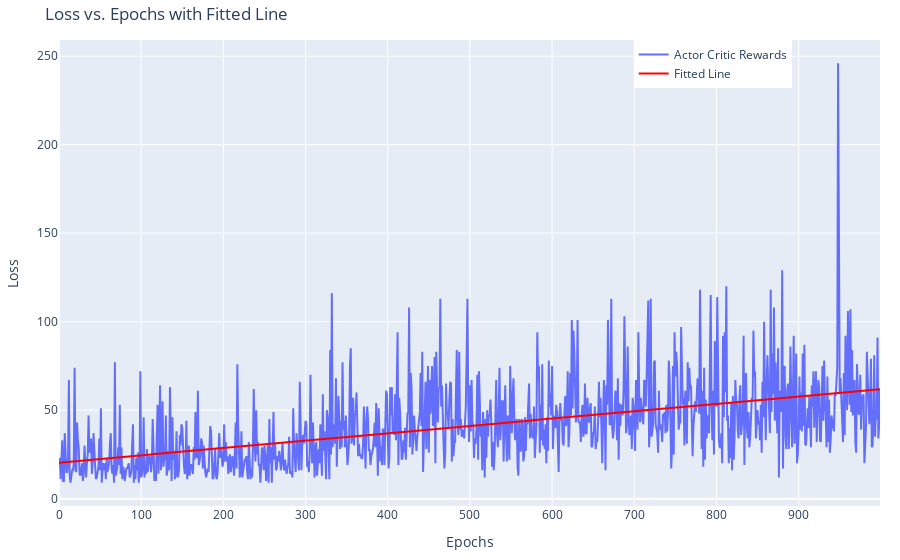

Notebook code cell kept with this figure:
### Code cell
epochs = np.array(epochs)
episode_rewards = np.array(episode_rewards)
slope, intercept = np.polyfit(epochs, episode_rewards, 1)
fitted_line = slope * epochs + intercept

fig = go.Figure()

fig.add_trace(go.Scatter(x=epochs, y=episode_rewards, mode='lines', name='Actor Critic Rewards'))

fig.add_trace(go.Scatter(x=epochs, y=fitted_line, mode='lines', name='Fitted Line', line=dict(color='red')))

fig.update_layout(
    title='Loss vs. Epochs with Fitted Line',
    xaxis=dict(title='Epochs'),
    yaxis=dict(title='Loss'),
    legend=dict(x=0.7, y=1.0),
    margin=dict(l=20, r=20, t=40, b=20),
    hovermode='x unified' 
)
fig.show()

### Figure 1 — Plotly figure (JSON) as saved in the notebook; plotly's stock layout.template omitted (floating-point values rounded to 4 significant figures; data arrays with more than 128 entries replaced by an {"elided": "..."} marker saying what was removed)
{"data": [{"mode": "lines", "name": "Actor Critic Rewards", "type": "scatter", "x": {"elided": "1000 int values"}, "y": {"elided": "1000 int values"}}, {"line": {"color": "red"}, "mode": "lines", "name": "Fitted Line", "type": "scatter", "x": {"elided": "1000 int values"}, "y": {"elided": "1000 float values"}}], "layout": {"hovermode": "x unified", "legend": {"x": 0.7, "y": 1}, "margin": {"b": 20, "l": 20, "r": 20, "t": 40}, "title": {"text": "Loss vs. Epochs with Fitted Line"}, "xaxis": {"title": {"text": "Epochs"}}, "yaxis": {"title": {"text": "Loss"}}}}
